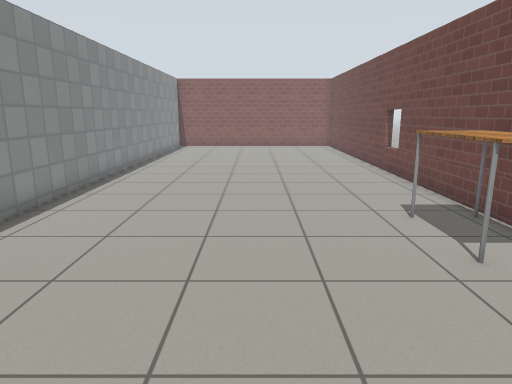
view 1 (above)

16 first-person views from a walk through a world built for the Gazebo simulator. The camera is 1.2 m above the floor, tilts 12° down and sees 70° across. The floor is counted in squares, 0.5 m on a side. Each view is taken from the middle of a square. On the plan, view 1 faces up. The plan holds only what a view shows up to about 20 squares ahead; the rest is blank. The place goes on beyond the plan. Robots are left out. Gazebo's built-in surfaces are drawn with simple patterns.

view 2
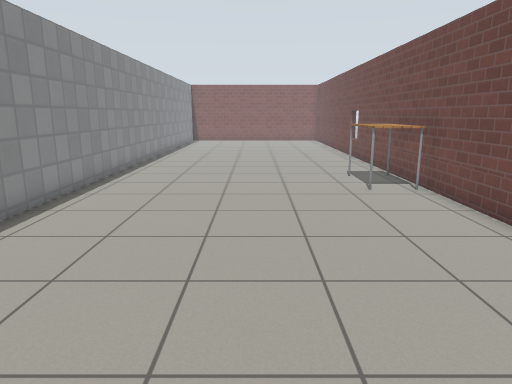

view 3
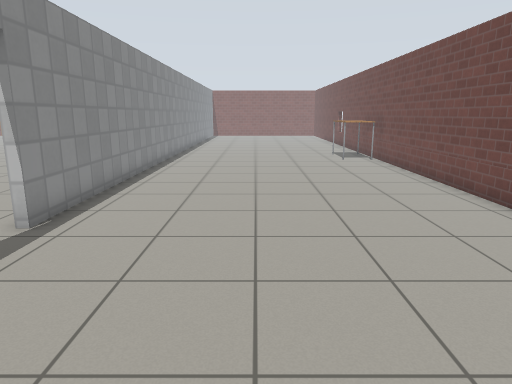

view 4
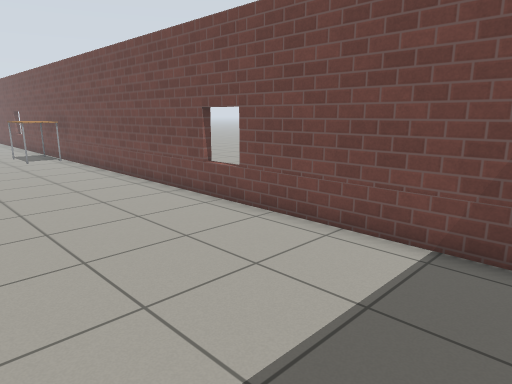

view 5
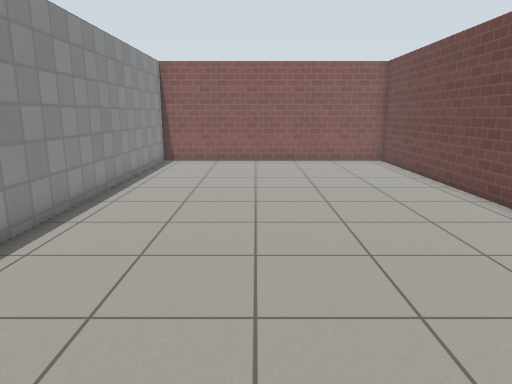

view 6
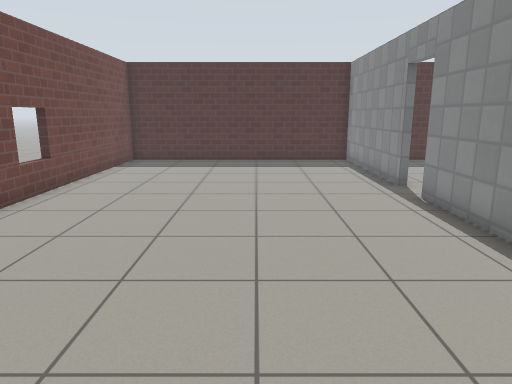

view 7
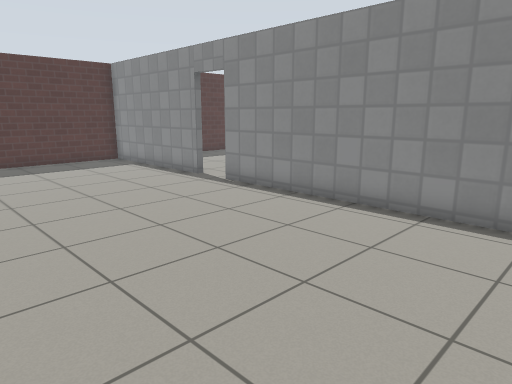

view 8
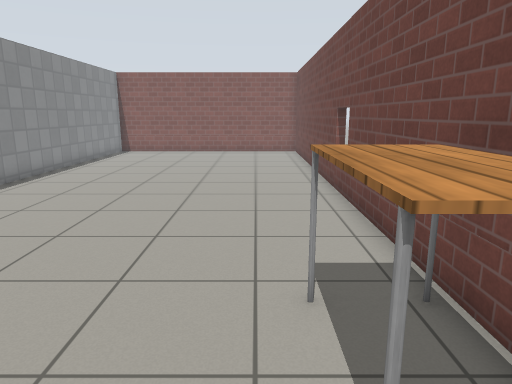

view 9
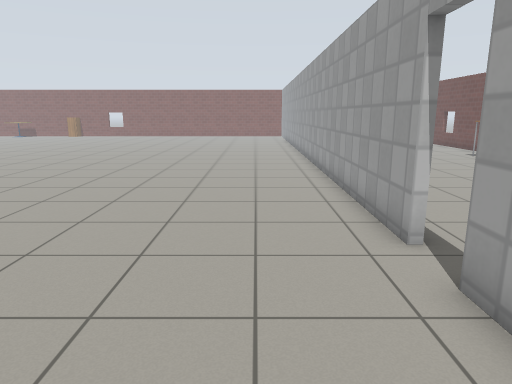

view 10
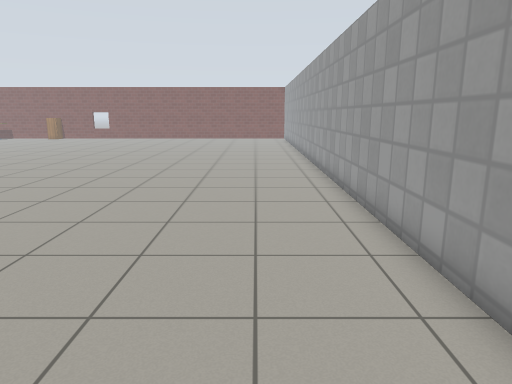

view 11
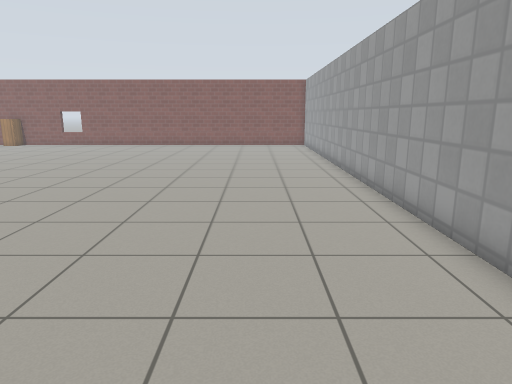

view 12
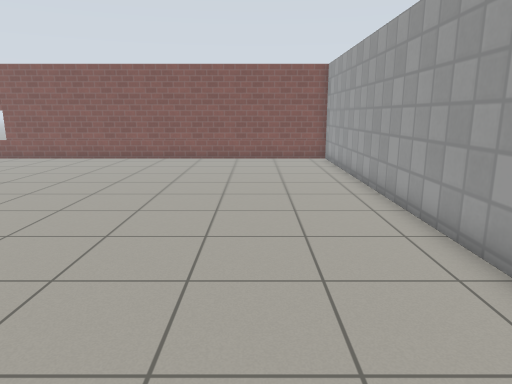

view 13
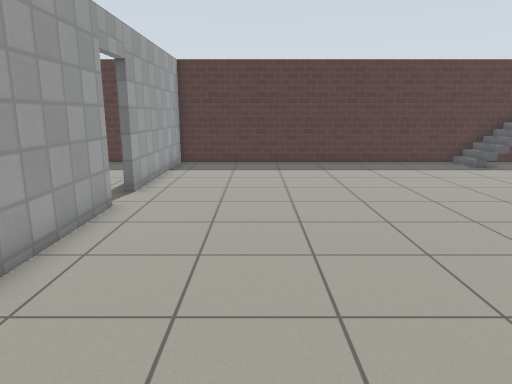

view 14
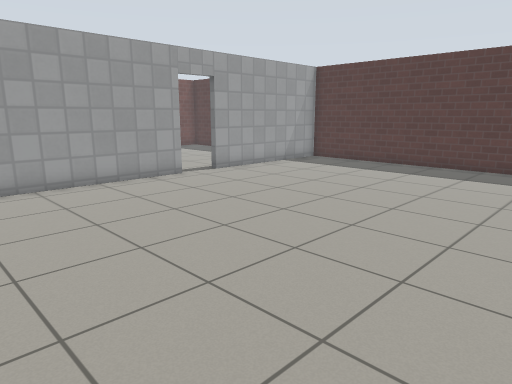

view 15
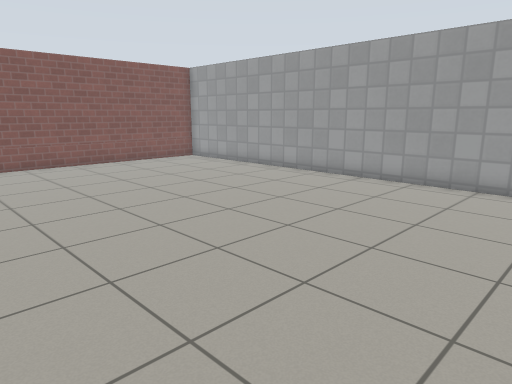

view 16
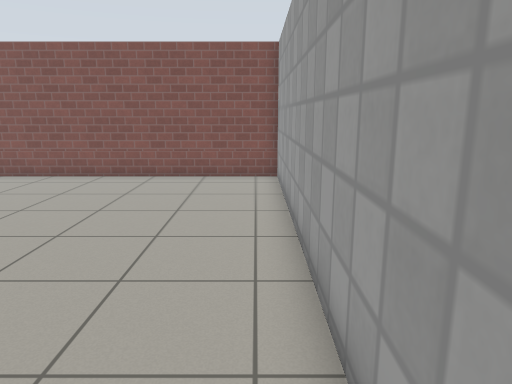

### Floor plan
Points are (right, up) in squares from view 1. A wall is a line through its corners. A room is listed if a view was taken in it or the views show most of it. See-through windows are left out.
Room 1 (views 1, 2, 3, 4, 5, 6, 7, 8)
walls: (-5.9, -8.3) (-5.9, -15.6) (5.6, -15.6) (5.6, 28.3) (-5.9, 28.3) (-5.9, -6.5)
ways out: open door at (-6, -7.5) to room 2
objects: table (4, 6) to (5, 8)
Room 2 (views 9, 10, 11, 12, 13, 14, 15, 16)
walls: (-6.2, -6.5) (-6.2, 28.3) (-19.5, 28.3); (-19.5, -15.6) (-6.2, -15.6) (-6.2, -8.3)
ways out: open door at (-6, -7.5) to room 1

Where each view was taken, in squares from view 1:
view 1: 0 up, 0 right, facing up
view 2: 6 down, 0 right, facing up
view 3: 14 down, 1 left, facing up
view 4: 15 down, 1 left, facing up-right
view 5: 9 up, 1 left, facing up
view 6: 4 up, 1 left, facing down
view 7: 4 up, 3 right, facing down-left
view 8: 4 up, 3 right, facing up
view 9: 13 down, 9 left, facing up
view 10: 9 down, 9 left, facing up
view 11: 1 down, 10 left, facing up
view 12: 8 up, 10 left, facing up
view 13: 3 up, 10 left, facing down
view 14: 2 up, 19 left, facing down-right
view 15: 10 up, 19 left, facing up-right
view 16: 14 up, 7 left, facing up
